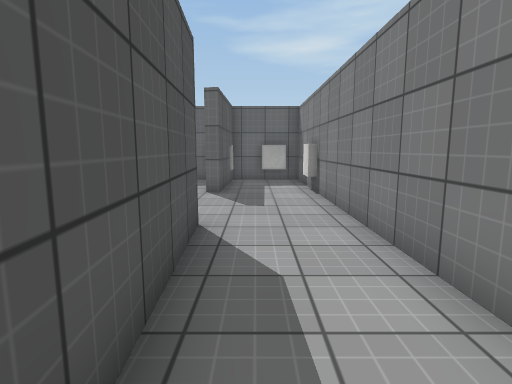
View 1 (above)

21 first-person views from a walk through a 3-D level made in the Unity game engine. The camera is 1.3 m above the floor, tilts 8° down and sees 80° across. The floor is counted in squares, 1 m on a side. Each view is taken from the middle of a square. On the plan, view 1 faces up. The plan holds only what a view shows up to about 14 squares ahead; the rest is blank. The player is left out. Door leaves are left out, so doorways stand open. Surface patterns are stand-ins for the level's own textures.

View 2
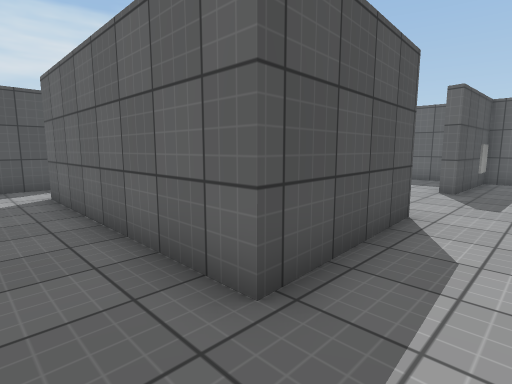

View 3
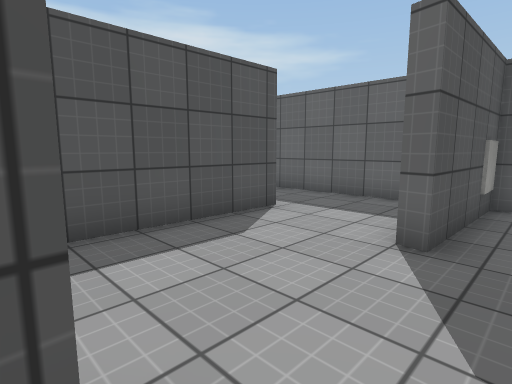

View 4
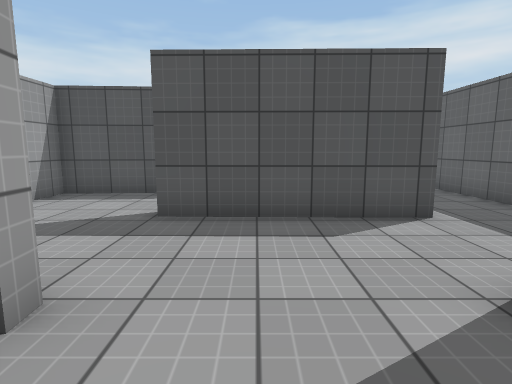

View 5
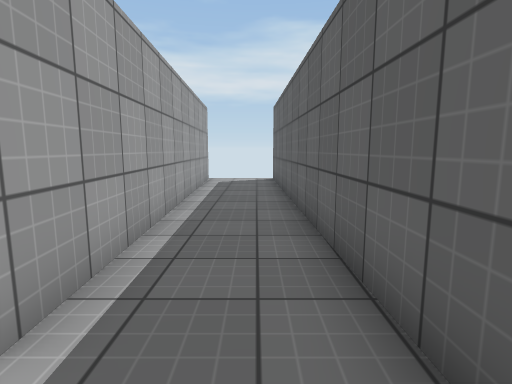

View 6
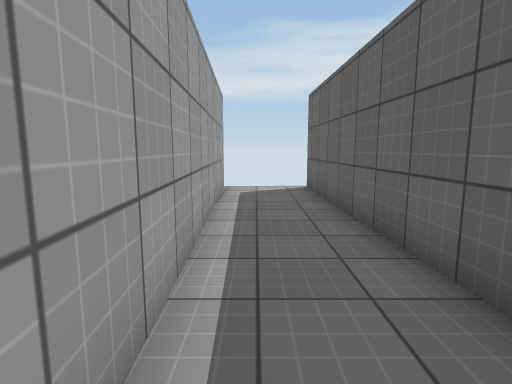

View 7
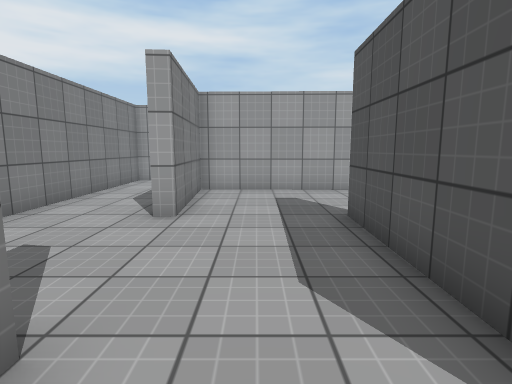

View 8
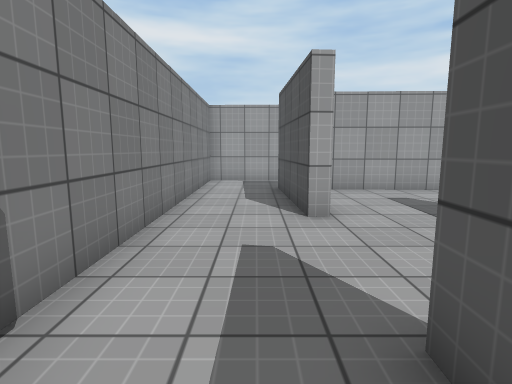

View 9
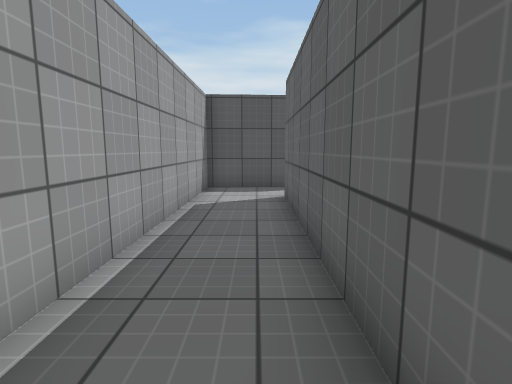

View 10
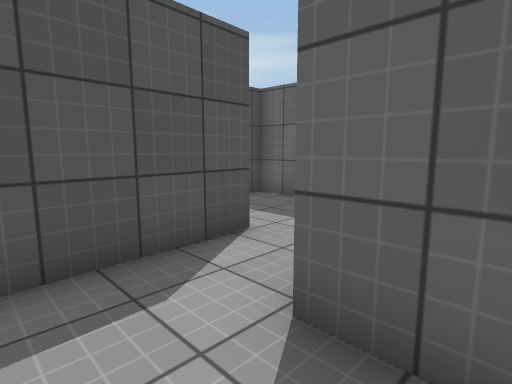

View 11
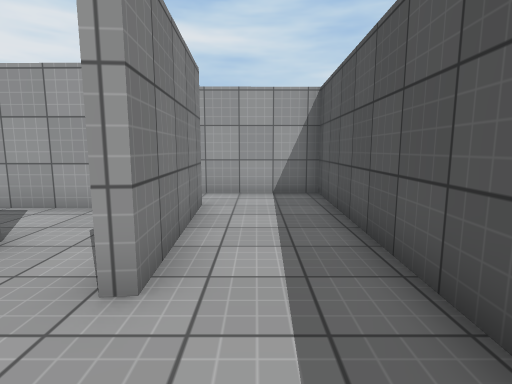

View 12
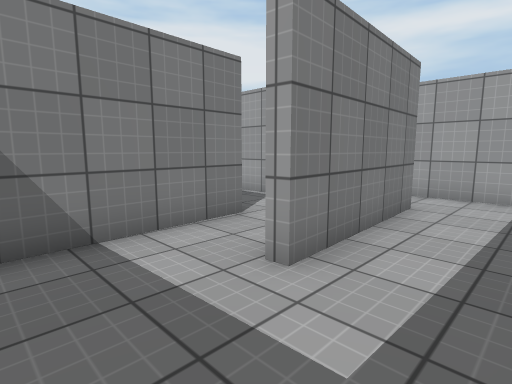

View 13
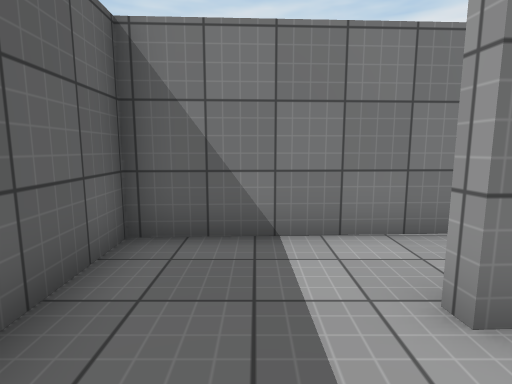

View 14
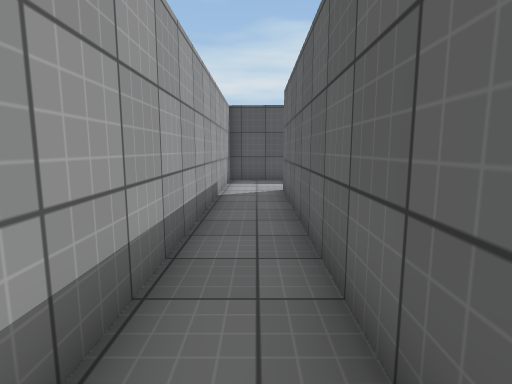

View 15
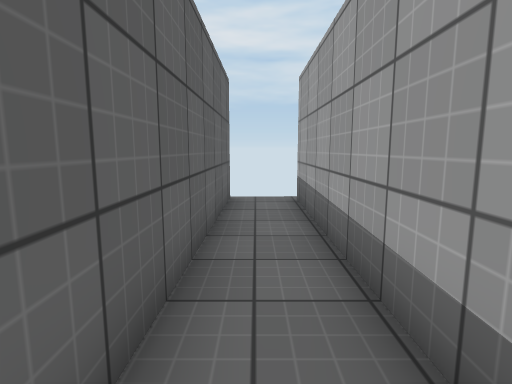

View 16
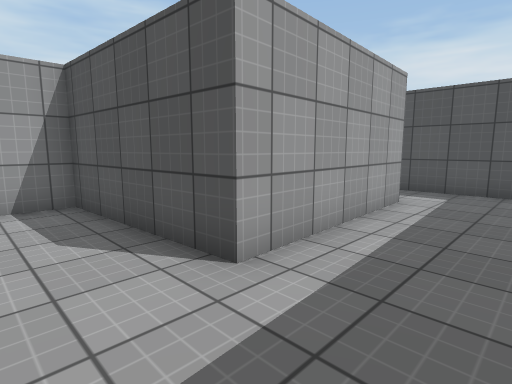

View 17
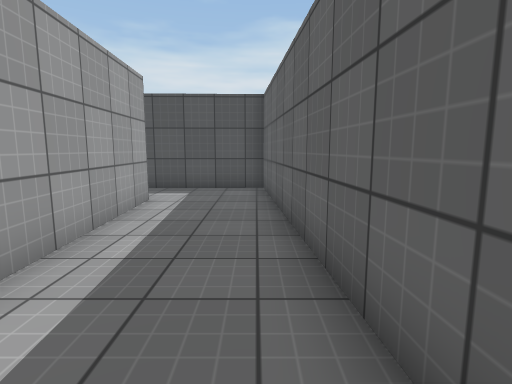

View 18
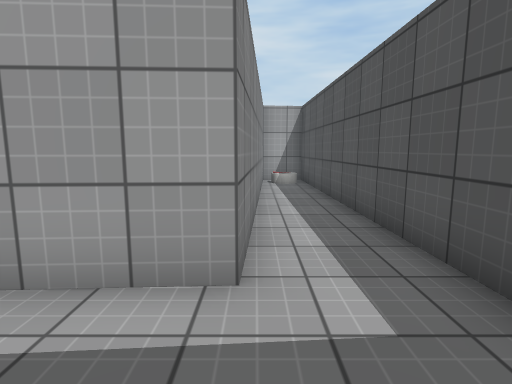

View 19
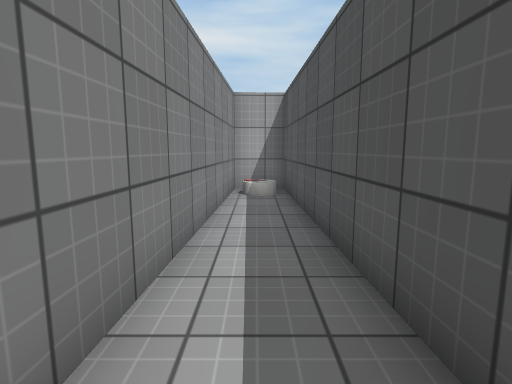

View 20
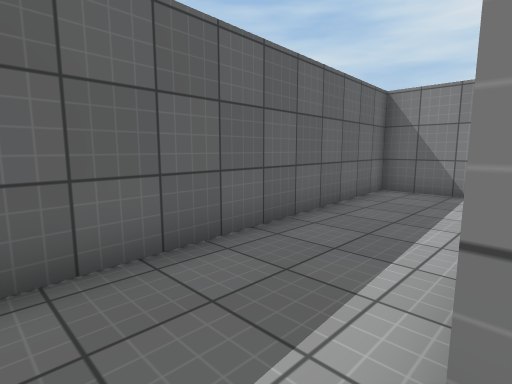

View 21
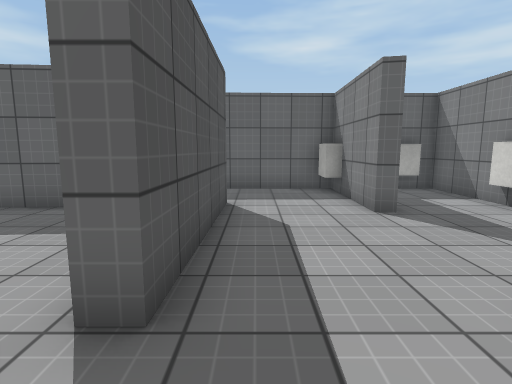

### Floor plan
Ten units are one square. View 1 is at (0, 0); x grows to the right and y downward. Boxes are objects, and circles mark ways between rooms. Rooms are numbered by the first view taken in them; rooms with no view inside come last. Other rooms are left out.
<svg viewBox="-171 -138 211 184">
<path fill="none" stroke="#000" d="M-82 -65 -79 -13 -12 -11 -14 -52 -10 -52 -7 -8 -84 -8M-15 -124 -15 -132 -165 -128M18 -104 18 -116M-106 -25 -104 16 19 18 18 -94M-10 -132 -11 -92 -15 -93 -15 -114M-166 -99 -47 -104 -48 -51 -54 -51M-84 -8 -86 -59 -135 -57 -136 -52M-136 -32 -139 41 20 41M22 23 -107 21 -109 -24 -106 -25M-53 -77 -52 -100 -163 -93 -159 41 -143 41 -138 -62 -82 -65M18 -116 18 -133 14 -133M5 -132 -10 -132"/>
<rect x="-25" y="-125" width="20" height="10" fill="#bbb"><title>cube</title></rect>
<rect x="15" y="-105" width="20" height="10" fill="#bbb"><title>cube</title></rect>
<circle cx="-95" cy="-20" r="3" fill="#2a7"/>
<circle cx="-65" cy="-60" r="3" fill="#2a7"/>
<circle cx="5" cy="-110" r="3" fill="#2a7"/>
<text x="-40" y="-60">1</text>
<text x="-90" y="-30">2</text>
<text x="-120" y="-70">3</text>
<text x="10" y="-120">4</text>
</svg>
Room 1 opens to room 2. Room 1 opens to room 3. Room 1 opens to room 4.

Where each view was taken, in squares from view 1:
view 1: 0 up, 0 right, facing up
view 2: 1 down, 1 right, facing up-left
view 3: 5 up, 0 right, facing up-left
view 4: 7 up, 1 right, facing left
view 5: 12 up, 3 left, facing left
view 6: 11 up, 6 left, facing left
view 7: 11 up, 3 left, facing down
view 8: 11 up, 0 right, facing down
view 9: 0 up, 0 right, facing left
view 10: 1 down, 7 left, facing up-left
view 11: 5 up, 12 left, facing down
view 12: 5 up, 13 left, facing down-right
view 13: 4 up, 13 left, facing right
view 14: 3 down, 1 left, facing left
view 15: 3 down, 6 left, facing right
view 16: 9 up, 6 left, facing down-left
view 17: 9 up, 6 left, facing left
view 18: 9 up, 14 left, facing down
view 19: 6 up, 15 left, facing down
view 20: 6 up, 15 left, facing up-right
view 21: 3 up, 4 left, facing up
